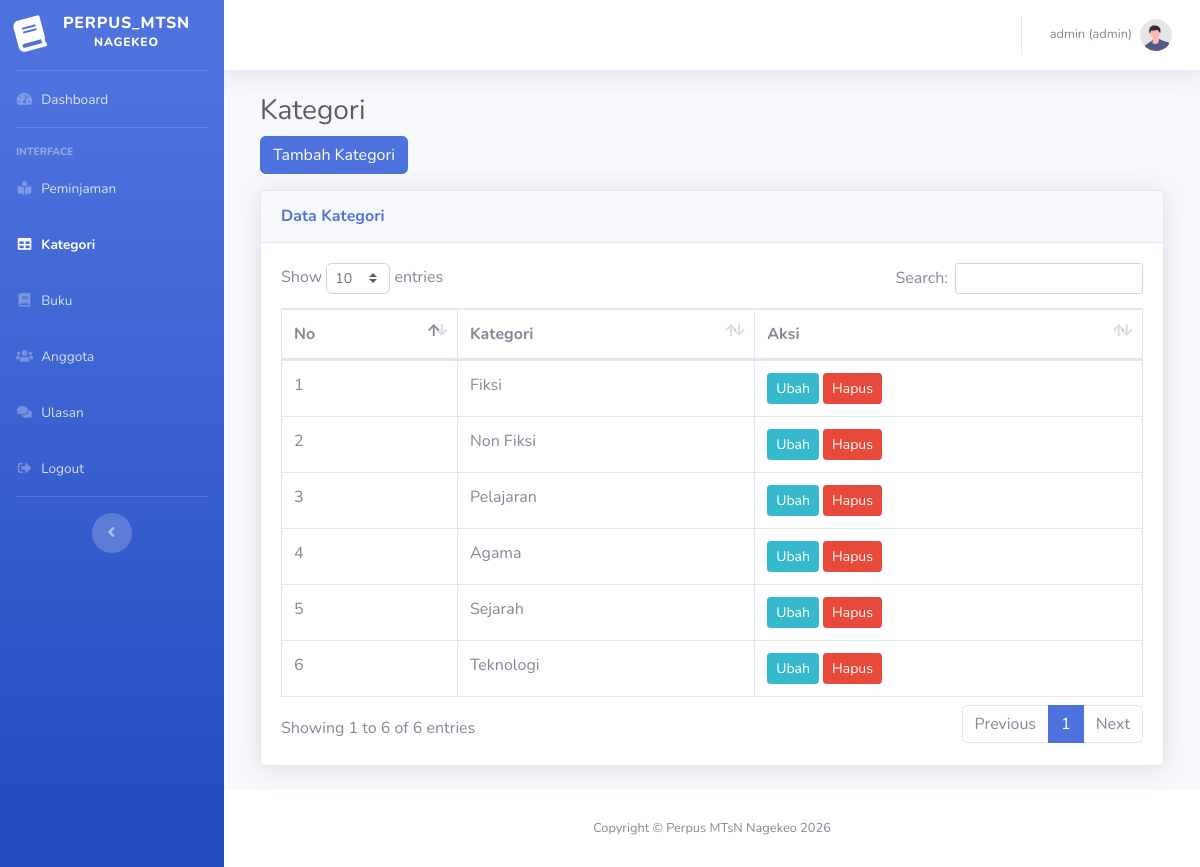
/index.php?page=kategori (signed in), run on the app's committed database.
### tables this page shows
CREATE TABLE kategori (
  id_kategori INT AUTO_INCREMENT PRIMARY KEY,
  kategori VARCHAR(100) NOT NULL UNIQUE
);

### kategori.php (the view)
<h1 class="h3 mb-2 text-gray-800">Kategori</h1>
<div class="row mb-3">
    <div class="col-md-12">
        <a href="?page=kategori_tambah" class="btn btn-primary">Tambah Kategori</a>
    </div>
</div>
<div class="card shadow mb-4">
    <div class="card-header py-3">
        <h6 class="m-0 font-weight-bold text-primary">Data Kategori</h6>
    </div>
    <div class="card-body">
        <div class="table-responsive">
            <table class="table table-bordered" id="dataTable" width="100%" cellspacing="0">
                <thead>
                    <tr>
                        <th>No</th>
                        <th>Kategori</th>
                        <th>Aksi</th>
                    </tr>
                </thead>
                <tbody>
                    <?php
                    $i = 1;
                    $query = $koneksi->query('SELECT * FROM kategori ORDER BY id_kategori ASC');
                    foreach ($query as $data) {
                    ?>
                    <tr>
                        <td><?= $i++; ?></td>
                        <td><?= htmlspecialchars($data['kategori']); ?></td>
                        <td>
                            <a href="?page=kategori_edit&id=<?= (int) $data['id_kategori']; ?>" class="btn btn-info btn-sm">Ubah</a>
                            <a onclick="return confirm('Apakah anda yakin menghapus data ini?')"
                               href="?page=kategori_hapus&id=<?= (int) $data['id_kategori']; ?>"
                               class="btn btn-danger btn-sm">Hapus</a>
                        </td>
                    </tr>
                    <?php } ?>
                </tbody>
            </table>
        </div>
    </div>
</div>

### data on the page
kategori: kategori "Fiksi"
kategori: kategori "Non Fiksi"
kategori: kategori "Pelajaran"
kategori: kategori "Agama"
kategori: kategori "Sejarah"
kategori: kategori "Teknologi"

### other printed values
$_SESSION['username'] "admin"
$level "admin"
